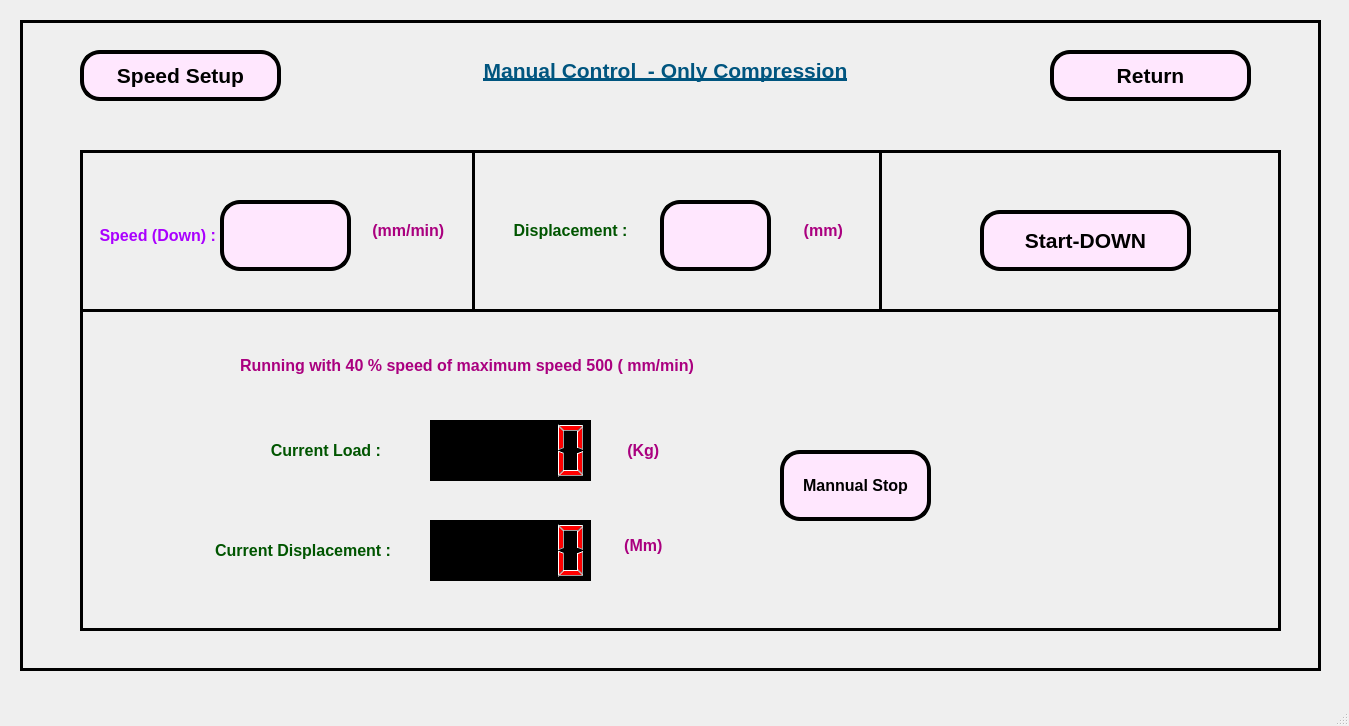
<?xml version="1.0" encoding="UTF-8"?>
<ui version="4.0">
 <class>MainWindow</class>
 <widget class="QMainWindow" name="MainWindow">
  <property name="geometry">
   <rect>
    <x>0</x>
    <y>0</y>
    <width>1349</width>
    <height>726</height>
   </rect>
  </property>
  <property name="baseSize">
   <size>
    <width>0</width>
    <height>0</height>
   </size>
  </property>
  <property name="windowTitle">
   <string>MainWindow</string>
  </property>
  <widget class="QWidget" name="centralwidget">
   <widget class="QFrame" name="frame">
    <property name="geometry">
     <rect>
      <x>20</x>
      <y>20</y>
      <width>1301</width>
      <height>651</height>
     </rect>
    </property>
    <property name="frameShape">
     <enum>QFrame::Box</enum>
    </property>
    <property name="frameShadow">
     <enum>QFrame::Plain</enum>
    </property>
    <property name="lineWidth">
     <number>3</number>
    </property>
    <widget class="QPushButton" name="pushButton">
     <property name="geometry">
      <rect>
       <x>60</x>
       <y>30</y>
       <width>201</width>
       <height>51</height>
      </rect>
     </property>
     <property name="font">
      <font>
       <family>Arial</family>
       <pointsize>16</pointsize>
       <weight>75</weight>
       <bold>true</bold>
      </font>
     </property>
     <property name="styleSheet">
      <string notr="true">border-style:outset;
border-color: rgb(0, 0, 0);
border-width:4px;
color: rgb(0, 0, 0);
border-radius:20px;
background-color: rgb(255, 231, 254);</string>
     </property>
     <property name="text">
      <string>Speed Setup</string>
     </property>
    </widget>
    <widget class="QPushButton" name="pushButton_2">
     <property name="geometry">
      <rect>
       <x>1030</x>
       <y>30</y>
       <width>201</width>
       <height>51</height>
      </rect>
     </property>
     <property name="font">
      <font>
       <family>Arial</family>
       <pointsize>16</pointsize>
       <weight>75</weight>
       <bold>true</bold>
      </font>
     </property>
     <property name="styleSheet">
      <string notr="true">border-style:outset;
border-color: rgb(0, 0, 0);
border-width:4px;
color: rgb(0, 0, 0);
border-radius:20px;
background-color: rgb(255, 231, 254);</string>
     </property>
     <property name="text">
      <string>Return</string>
     </property>
    </widget>
    <widget class="QLabel" name="label_4">
     <property name="geometry">
      <rect>
       <x>410</x>
       <y>20</y>
       <width>471</width>
       <height>61</height>
      </rect>
     </property>
     <property name="font">
      <font>
       <family>Arial</family>
       <pointsize>16</pointsize>
       <weight>75</weight>
       <bold>true</bold>
       <underline>true</underline>
      </font>
     </property>
     <property name="styleSheet">
      <string notr="true">color: rgb(0, 85, 127);</string>
     </property>
     <property name="text">
      <string>Manual Control  - Only Compression</string>
     </property>
     <property name="alignment">
      <set>Qt::AlignCenter</set>
     </property>
    </widget>
    <widget class="QFrame" name="frame_2">
     <property name="geometry">
      <rect>
       <x>60</x>
       <y>130</y>
       <width>1201</width>
       <height>481</height>
      </rect>
     </property>
     <property name="font">
      <font>
       <family>Arial</family>
       <pointsize>10</pointsize>
      </font>
     </property>
     <property name="frameShape">
      <enum>QFrame::Box</enum>
     </property>
     <property name="frameShadow">
      <enum>QFrame::Plain</enum>
     </property>
     <property name="lineWidth">
      <number>3</number>
     </property>
     <widget class="QLabel" name="label_2">
      <property name="geometry">
       <rect>
        <x>160</x>
        <y>180</y>
        <width>681</width>
        <height>71</height>
       </rect>
      </property>
      <property name="font">
       <font>
        <family>Arial</family>
        <pointsize>12</pointsize>
        <weight>75</weight>
        <bold>true</bold>
       </font>
      </property>
      <property name="styleSheet">
       <string notr="true">color: rgb(170, 0, 127);</string>
      </property>
      <property name="text">
       <string>Running with 40 % speed of maximum speed 500 ( mm/min)</string>
      </property>
      <property name="alignment">
       <set>Qt::AlignLeading|Qt::AlignLeft|Qt::AlignVCenter</set>
      </property>
     </widget>
     <widget class="QLineEdit" name="lineEdit">
      <property name="geometry">
       <rect>
        <x>140</x>
        <y>50</y>
        <width>131</width>
        <height>71</height>
       </rect>
      </property>
      <property name="font">
       <font>
        <family>Arial</family>
        <pointsize>26</pointsize>
        <weight>75</weight>
        <bold>true</bold>
       </font>
      </property>
      <property name="styleSheet">
       <string notr="true">border-style:outset;
border-color: rgb(0, 0, 0);
border-width:4px;
color: rgb(0, 0, 0);
border-radius:20px;
background-color: rgb(255, 231, 254);</string>
      </property>
     </widget>
     <widget class="QLabel" name="label">
      <property name="geometry">
       <rect>
        <x>10</x>
        <y>60</y>
        <width>131</width>
        <height>51</height>
       </rect>
      </property>
      <property name="font">
       <font>
        <family>Arial</family>
        <pointsize>12</pointsize>
        <weight>75</weight>
        <bold>true</bold>
       </font>
      </property>
      <property name="styleSheet">
       <string notr="true">color: rgb(170, 0, 255);</string>
      </property>
      <property name="text">
       <string> Speed (Down) :</string>
      </property>
      <property name="alignment">
       <set>Qt::AlignCenter</set>
      </property>
     </widget>
     <widget class="QLabel" name="label_3">
      <property name="geometry">
       <rect>
        <x>280</x>
        <y>60</y>
        <width>101</width>
        <height>41</height>
       </rect>
      </property>
      <property name="font">
       <font>
        <family>Arial</family>
        <pointsize>12</pointsize>
        <weight>75</weight>
        <bold>true</bold>
       </font>
      </property>
      <property name="styleSheet">
       <string notr="true">color: rgb(170, 0, 127);</string>
      </property>
      <property name="text">
       <string>(mm/min) </string>
      </property>
      <property name="alignment">
       <set>Qt::AlignCenter</set>
      </property>
     </widget>
     <widget class="QLabel" name="label_5">
      <property name="geometry">
       <rect>
        <x>410</x>
        <y>60</y>
        <width>161</width>
        <height>41</height>
       </rect>
      </property>
      <property name="font">
       <font>
        <family>Arial</family>
        <pointsize>12</pointsize>
        <weight>75</weight>
        <bold>true</bold>
       </font>
      </property>
      <property name="styleSheet">
       <string notr="true">color: rgb(0, 85, 0);</string>
      </property>
      <property name="text">
       <string>Displacement :</string>
      </property>
      <property name="alignment">
       <set>Qt::AlignCenter</set>
      </property>
     </widget>
     <widget class="QLineEdit" name="lineEdit_2">
      <property name="geometry">
       <rect>
        <x>580</x>
        <y>50</y>
        <width>111</width>
        <height>71</height>
       </rect>
      </property>
      <property name="font">
       <font>
        <family>Arial</family>
        <pointsize>26</pointsize>
        <weight>75</weight>
        <bold>true</bold>
       </font>
      </property>
      <property name="styleSheet">
       <string notr="true">color: rgb(0, 170, 0);
border-style:outset;
border-color: rgb(0, 0, 0);
border-width:4px;
border-radius:20px;
background-color: rgb(255, 231, 254);</string>
      </property>
     </widget>
     <widget class="QLabel" name="label_6">
      <property name="geometry">
       <rect>
        <x>710</x>
        <y>60</y>
        <width>71</width>
        <height>41</height>
       </rect>
      </property>
      <property name="font">
       <font>
        <family>Arial</family>
        <pointsize>12</pointsize>
        <weight>75</weight>
        <bold>true</bold>
       </font>
      </property>
      <property name="styleSheet">
       <string notr="true">color: rgb(170, 0, 127);</string>
      </property>
      <property name="text">
       <string>(mm) </string>
      </property>
      <property name="alignment">
       <set>Qt::AlignCenter</set>
      </property>
     </widget>
     <widget class="QLabel" name="label_11">
      <property name="geometry">
       <rect>
        <x>530</x>
        <y>280</y>
        <width>71</width>
        <height>41</height>
       </rect>
      </property>
      <property name="font">
       <font>
        <family>Arial</family>
        <pointsize>12</pointsize>
        <weight>75</weight>
        <bold>true</bold>
       </font>
      </property>
      <property name="styleSheet">
       <string notr="true">color: rgb(170, 0, 127);</string>
      </property>
      <property name="text">
       <string>(Kg) </string>
      </property>
      <property name="alignment">
       <set>Qt::AlignCenter</set>
      </property>
     </widget>
     <widget class="Line" name="line">
      <property name="geometry">
       <rect>
        <x>0</x>
        <y>140</y>
        <width>1201</width>
        <height>41</height>
       </rect>
      </property>
      <property name="frameShadow">
       <enum>QFrame::Plain</enum>
      </property>
      <property name="lineWidth">
       <number>3</number>
      </property>
      <property name="orientation">
       <enum>Qt::Horizontal</enum>
      </property>
     </widget>
     <widget class="Line" name="line_2">
      <property name="geometry">
       <rect>
        <x>383</x>
        <y>0</y>
        <width>20</width>
        <height>161</height>
       </rect>
      </property>
      <property name="frameShadow">
       <enum>QFrame::Plain</enum>
      </property>
      <property name="lineWidth">
       <number>3</number>
      </property>
      <property name="orientation">
       <enum>Qt::Vertical</enum>
      </property>
     </widget>
     <widget class="Line" name="line_3">
      <property name="geometry">
       <rect>
        <x>790</x>
        <y>0</y>
        <width>20</width>
        <height>161</height>
       </rect>
      </property>
      <property name="frameShadow">
       <enum>QFrame::Plain</enum>
      </property>
      <property name="lineWidth">
       <number>3</number>
      </property>
      <property name="orientation">
       <enum>Qt::Vertical</enum>
      </property>
     </widget>
     <widget class="QPushButton" name="pushButton_3">
      <property name="geometry">
       <rect>
        <x>900</x>
        <y>60</y>
        <width>211</width>
        <height>61</height>
       </rect>
      </property>
      <property name="font">
       <font>
        <family>Arial</family>
        <pointsize>16</pointsize>
        <weight>75</weight>
        <bold>true</bold>
       </font>
      </property>
      <property name="styleSheet">
       <string notr="true">border-style:outset;
border-color: rgb(0, 0, 0);
border-width:4px;
color: rgb(0, 0, 0);
border-radius:20px;
background-color: rgb(255, 231, 254);</string>
      </property>
      <property name="text">
       <string>Start-DOWN</string>
      </property>
     </widget>
     <widget class="QLabel" name="label_7">
      <property name="geometry">
       <rect>
        <x>50</x>
        <y>270</y>
        <width>251</width>
        <height>61</height>
       </rect>
      </property>
      <property name="font">
       <font>
        <family>Arial</family>
        <pointsize>12</pointsize>
        <weight>75</weight>
        <bold>true</bold>
       </font>
      </property>
      <property name="styleSheet">
       <string notr="true">color: rgb(0, 85, 0);</string>
      </property>
      <property name="text">
       <string>Current Load :</string>
      </property>
      <property name="alignment">
       <set>Qt::AlignRight|Qt::AlignTrailing|Qt::AlignVCenter</set>
      </property>
     </widget>
     <widget class="QLCDNumber" name="lcdNumber">
      <property name="geometry">
       <rect>
        <x>350</x>
        <y>270</y>
        <width>161</width>
        <height>61</height>
       </rect>
      </property>
      <property name="styleSheet">
       <string notr="true">background-color: rgb(0, 0, 0);
font: 10pt &quot;MS Sans Serif&quot;;
color: rgb(255, 0, 0);</string>
      </property>
     </widget>
     <widget class="QLabel" name="label_8">
      <property name="geometry">
       <rect>
        <x>40</x>
        <y>370</y>
        <width>271</width>
        <height>61</height>
       </rect>
      </property>
      <property name="font">
       <font>
        <family>Arial</family>
        <pointsize>12</pointsize>
        <weight>75</weight>
        <bold>true</bold>
       </font>
      </property>
      <property name="styleSheet">
       <string notr="true">color: rgb(0, 85, 0);</string>
      </property>
      <property name="text">
       <string>Current Displacement :</string>
      </property>
      <property name="alignment">
       <set>Qt::AlignRight|Qt::AlignTrailing|Qt::AlignVCenter</set>
      </property>
     </widget>
     <widget class="QLCDNumber" name="lcdNumber_2">
      <property name="geometry">
       <rect>
        <x>350</x>
        <y>370</y>
        <width>161</width>
        <height>61</height>
       </rect>
      </property>
      <property name="styleSheet">
       <string notr="true">background-color: rgb(0, 0, 0);
font: 10pt &quot;MS Sans Serif&quot;;
color: rgb(255, 0, 0);</string>
      </property>
     </widget>
     <widget class="QLabel" name="label_12">
      <property name="geometry">
       <rect>
        <x>530</x>
        <y>370</y>
        <width>71</width>
        <height>51</height>
       </rect>
      </property>
      <property name="font">
       <font>
        <family>Arial</family>
        <pointsize>12</pointsize>
        <weight>75</weight>
        <bold>true</bold>
       </font>
      </property>
      <property name="styleSheet">
       <string notr="true">color: rgb(170, 0, 127);</string>
      </property>
      <property name="text">
       <string>(Mm) </string>
      </property>
      <property name="alignment">
       <set>Qt::AlignCenter</set>
      </property>
     </widget>
     <widget class="QPushButton" name="pushButton_4">
      <property name="geometry">
       <rect>
        <x>700</x>
        <y>300</y>
        <width>151</width>
        <height>71</height>
       </rect>
      </property>
      <property name="font">
       <font>
        <family>Arial</family>
        <pointsize>12</pointsize>
        <weight>75</weight>
        <bold>true</bold>
       </font>
      </property>
      <property name="styleSheet">
       <string notr="true">border-style:outset;
border-color: rgb(0, 0, 0);
border-width:4px;
color: rgb(0, 0, 0);
border-radius:20px;
background-color: rgb(255, 231, 254);</string>
      </property>
      <property name="text">
       <string>Mannual Stop</string>
      </property>
     </widget>
    </widget>
   </widget>
  </widget>
  <widget class="QMenuBar" name="menubar">
   <property name="geometry">
    <rect>
     <x>0</x>
     <y>0</y>
     <width>1349</width>
     <height>21</height>
    </rect>
   </property>
  </widget>
  <widget class="QStatusBar" name="statusbar"/>
 </widget>
 <resources/>
 <connections/>
</ui>
